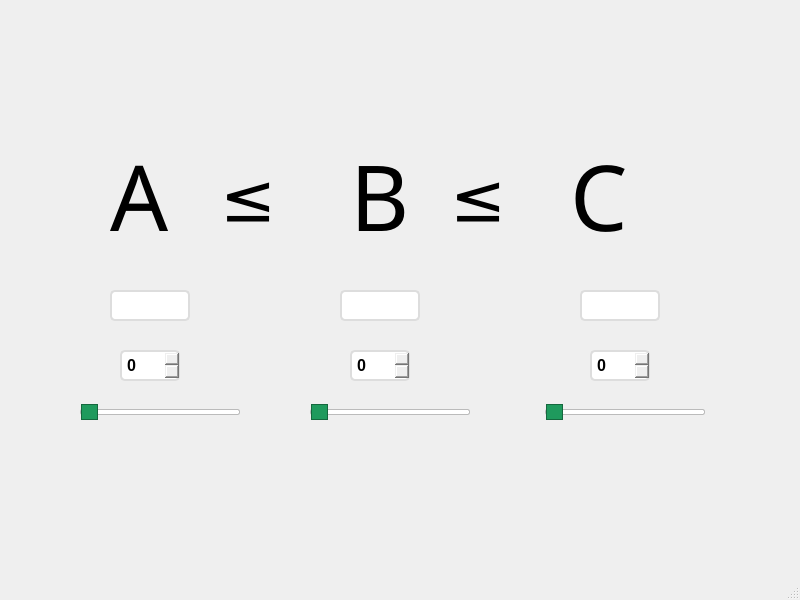
<?xml version="1.0" encoding="UTF-8"?>
<ui version="4.0">
 <class>MainWindow</class>
 <widget class="QMainWindow" name="MainWindow">
  <property name="geometry">
   <rect>
    <x>0</x>
    <y>0</y>
    <width>800</width>
    <height>600</height>
   </rect>
  </property>
  <property name="windowTitle">
   <string>MainWindow</string>
  </property>
  <property name="styleSheet">
   <string notr="true">/* Делаем слайдеры посимпатичнее */
QSlider::handle:horizontal {
    background: rgb(31, 154, 93);
    border: 1px solid rgb(21, 104, 62);
    width: 15px;
    height: 18px;
    margin: -6px 0;
    border-radius: 9px;
}

QSlider::groove:horizontal {
    border: 1px solid #bbb;
    background: white;
    height: 4px;
    border-radius: 2px;
}

/* Выделяем SpinBox и LineEdit */
QSpinBox, QLineEdit {
    border: 2px solid #ddd;
    border-radius: 5px;
    padding: 3px;
    selection-background-color: #2196F3;
}

QSpinBox:focus, QLineEdit:focus {
    border: 2px solid #2196F3;
}</string>
  </property>
  <widget class="QWidget" name="centralwidget">
   <widget class="QLineEdit" name="lineEditA">
    <property name="geometry">
     <rect>
      <x>110</x>
      <y>290</y>
      <width>80</width>
      <height>31</height>
     </rect>
    </property>
    <property name="font">
     <font>
      <pointsize>12</pointsize>
      <bold>true</bold>
     </font>
    </property>
   </widget>
   <widget class="QSpinBox" name="spinBoxA">
    <property name="geometry">
     <rect>
      <x>120</x>
      <y>350</y>
      <width>60</width>
      <height>31</height>
     </rect>
    </property>
    <property name="font">
     <font>
      <pointsize>12</pointsize>
      <bold>true</bold>
     </font>
    </property>
    <property name="maximum">
     <number>100</number>
    </property>
   </widget>
   <widget class="QSlider" name="sliderA">
    <property name="geometry">
     <rect>
      <x>80</x>
      <y>400</y>
      <width>160</width>
      <height>25</height>
     </rect>
    </property>
    <property name="maximum">
     <number>100</number>
    </property>
    <property name="orientation">
     <enum>Qt::Orientation::Horizontal</enum>
    </property>
   </widget>
   <widget class="QSpinBox" name="spinBoxB">
    <property name="geometry">
     <rect>
      <x>350</x>
      <y>350</y>
      <width>60</width>
      <height>31</height>
     </rect>
    </property>
    <property name="font">
     <font>
      <pointsize>12</pointsize>
      <bold>true</bold>
     </font>
    </property>
    <property name="maximum">
     <number>100</number>
    </property>
   </widget>
   <widget class="QSlider" name="sliderB">
    <property name="geometry">
     <rect>
      <x>310</x>
      <y>400</y>
      <width>160</width>
      <height>25</height>
     </rect>
    </property>
    <property name="maximum">
     <number>100</number>
    </property>
    <property name="orientation">
     <enum>Qt::Orientation::Horizontal</enum>
    </property>
   </widget>
   <widget class="QLineEdit" name="lineEditB">
    <property name="geometry">
     <rect>
      <x>340</x>
      <y>290</y>
      <width>80</width>
      <height>31</height>
     </rect>
    </property>
    <property name="font">
     <font>
      <pointsize>12</pointsize>
      <bold>true</bold>
     </font>
    </property>
   </widget>
   <widget class="QSpinBox" name="spinBoxC">
    <property name="geometry">
     <rect>
      <x>590</x>
      <y>350</y>
      <width>60</width>
      <height>31</height>
     </rect>
    </property>
    <property name="font">
     <font>
      <pointsize>12</pointsize>
      <bold>true</bold>
     </font>
    </property>
    <property name="maximum">
     <number>100</number>
    </property>
   </widget>
   <widget class="QSlider" name="sliderC">
    <property name="geometry">
     <rect>
      <x>545</x>
      <y>400</y>
      <width>160</width>
      <height>25</height>
     </rect>
    </property>
    <property name="maximum">
     <number>100</number>
    </property>
    <property name="orientation">
     <enum>Qt::Orientation::Horizontal</enum>
    </property>
   </widget>
   <widget class="QLineEdit" name="lineEditC">
    <property name="geometry">
     <rect>
      <x>580</x>
      <y>290</y>
      <width>80</width>
      <height>31</height>
     </rect>
    </property>
    <property name="font">
     <font>
      <pointsize>12</pointsize>
      <bold>true</bold>
     </font>
    </property>
   </widget>
   <widget class="QLabel" name="labelA">
    <property name="geometry">
     <rect>
      <x>110</x>
      <y>140</y>
      <width>81</width>
      <height>111</height>
     </rect>
    </property>
    <property name="font">
     <font>
      <family>HONOR Sans Text GBK</family>
      <pointsize>68</pointsize>
      <bold>false</bold>
     </font>
    </property>
    <property name="text">
     <string>A</string>
    </property>
   </widget>
   <widget class="QLabel" name="labelB">
    <property name="geometry">
     <rect>
      <x>350</x>
      <y>140</y>
      <width>71</width>
      <height>111</height>
     </rect>
    </property>
    <property name="font">
     <font>
      <family>HONOR Sans Text GBK</family>
      <pointsize>68</pointsize>
      <bold>false</bold>
     </font>
    </property>
    <property name="text">
     <string>B</string>
    </property>
   </widget>
   <widget class="QLabel" name="labelC">
    <property name="geometry">
     <rect>
      <x>570</x>
      <y>140</y>
      <width>81</width>
      <height>111</height>
     </rect>
    </property>
    <property name="font">
     <font>
      <family>HONOR Sans Text GBK</family>
      <pointsize>68</pointsize>
      <bold>false</bold>
     </font>
    </property>
    <property name="text">
     <string>C</string>
    </property>
   </widget>
   <widget class="QLabel" name="label">
    <property name="geometry">
     <rect>
      <x>220</x>
      <y>140</y>
      <width>100</width>
      <height>111</height>
     </rect>
    </property>
    <property name="font">
     <font>
      <family>HONOR Sans Text GBK</family>
      <pointsize>50</pointsize>
      <bold>false</bold>
     </font>
    </property>
    <property name="text">
     <string>≤</string>
    </property>
   </widget>
   <widget class="QLabel" name="label1">
    <property name="geometry">
     <rect>
      <x>450</x>
      <y>140</y>
      <width>100</width>
      <height>111</height>
     </rect>
    </property>
    <property name="font">
     <font>
      <family>HONOR Sans Text GBK</family>
      <pointsize>50</pointsize>
      <bold>false</bold>
     </font>
    </property>
    <property name="text">
     <string>≤</string>
    </property>
   </widget>
  </widget>
  <widget class="QMenuBar" name="menubar">
   <property name="geometry">
    <rect>
     <x>0</x>
     <y>0</y>
     <width>800</width>
     <height>25</height>
    </rect>
   </property>
  </widget>
  <widget class="QStatusBar" name="statusbar"/>
 </widget>
 <resources/>
 <connections/>
</ui>
